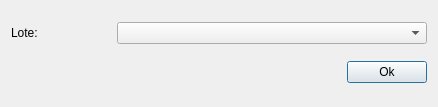
<?xml version="1.0" encoding="UTF-8"?>
<ui version="4.0">
 <class>Dialog</class>
 <widget class="QDialog" name="Dialog">
  <property name="geometry">
   <rect>
    <x>0</x>
    <y>0</y>
    <width>438</width>
    <height>107</height>
   </rect>
  </property>
  <property name="windowTitle">
   <string>Adicionar Perfil Alias</string>
  </property>
  <layout class="QGridLayout" name="gridLayout">
   <item row="0" column="0">
    <layout class="QHBoxLayout" name="horizontalLayout_4">
     <item>
      <widget class="QLabel" name="label_4">
       <property name="sizePolicy">
        <sizepolicy hsizetype="Minimum" vsizetype="Fixed">
         <horstretch>0</horstretch>
         <verstretch>0</verstretch>
        </sizepolicy>
       </property>
       <property name="minimumSize">
        <size>
         <width>100</width>
         <height>0</height>
        </size>
       </property>
       <property name="maximumSize">
        <size>
         <width>100</width>
         <height>16777215</height>
        </size>
       </property>
       <property name="text">
        <string>Lote:</string>
       </property>
      </widget>
     </item>
     <item>
      <widget class="QComboBox" name="lotsCb"/>
     </item>
    </layout>
   </item>
   <item row="1" column="0">
    <layout class="QHBoxLayout" name="horizontalLayout">
     <item>
      <spacer name="horizontalSpacer">
       <property name="orientation">
        <enum>Qt::Horizontal</enum>
       </property>
       <property name="sizeHint" stdset="0">
        <size>
         <width>343</width>
         <height>20</height>
        </size>
       </property>
      </spacer>
     </item>
     <item>
      <widget class="QPushButton" name="okBtn">
       <property name="text">
        <string>Ok</string>
       </property>
      </widget>
     </item>
    </layout>
   </item>
  </layout>
 </widget>
 <tabstops>
  <tabstop>okBtn</tabstop>
 </tabstops>
 <resources/>
 <connections/>
</ui>
